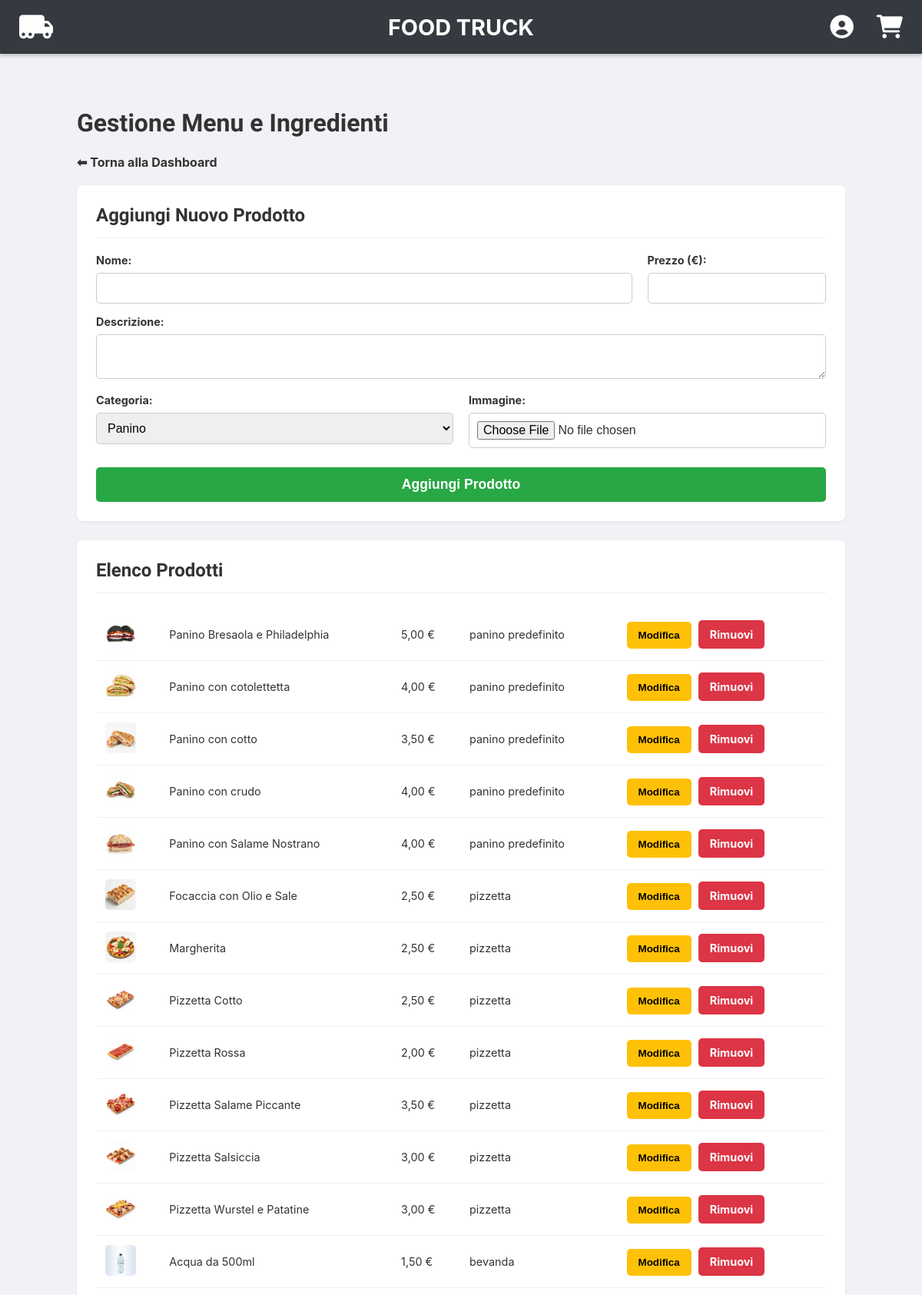
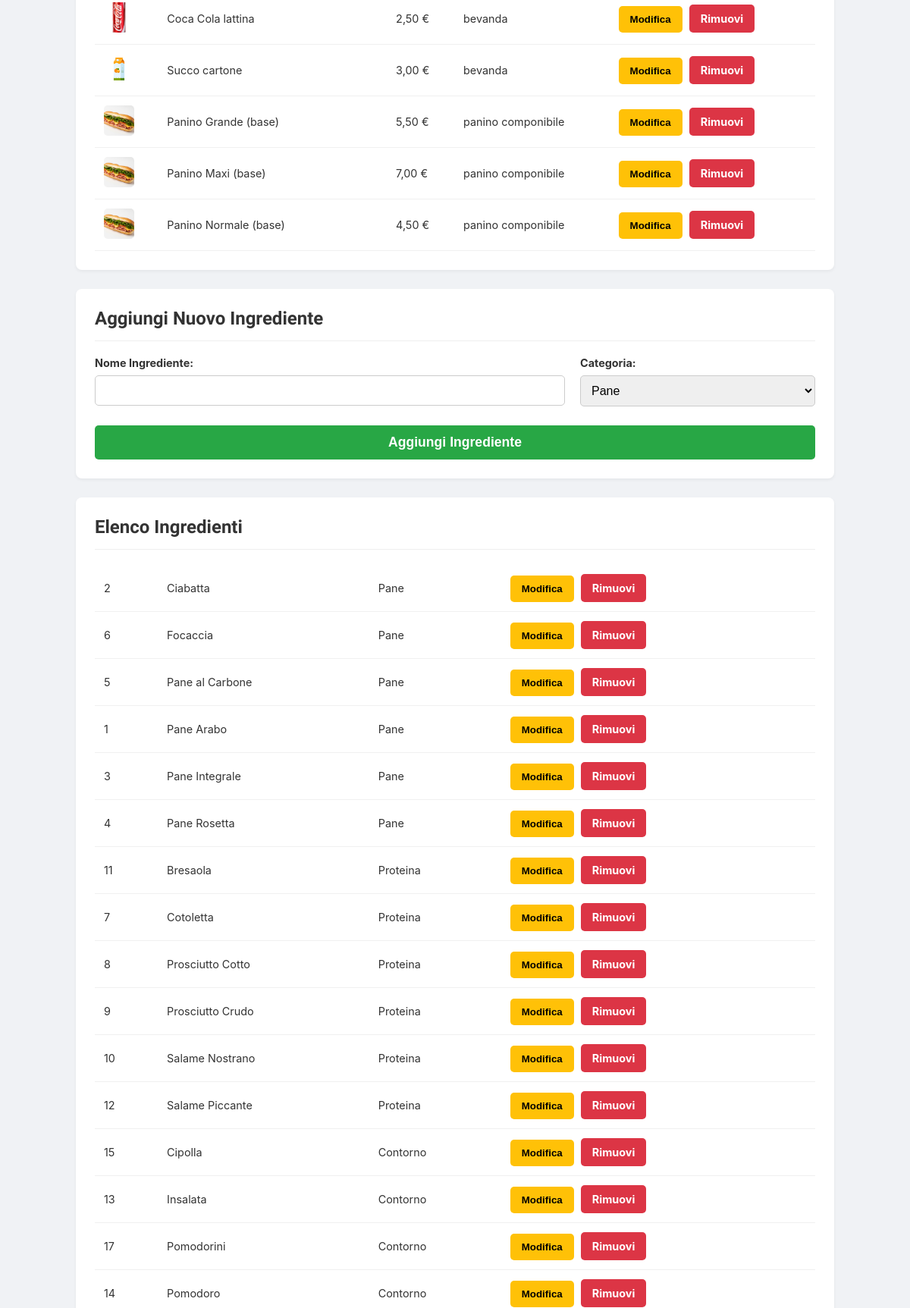
The page /admin_menu.php (signed in, upper part) on the database its author committed (2 pictures, top to bottom).
### tables this page shows
CREATE TABLE IF NOT EXISTS `Prodotti` (
    `id_prodotto` INT AUTO_INCREMENT PRIMARY KEY,
    `nome` VARCHAR(255) NOT NULL UNIQUE,
    `descrizione` TEXT,
    `prezzo` DECIMAL(5,2) NOT NULL CHECK (prezzo >= 0),
    `categoria` ENUM('panino_predefinito', 'pizzetta', 'bevanda', 'panino_componibile') NOT NULL,
    `path_immagine` VARCHAR(255) DEFAULT 'img/default.jpg', 
    `disponibile` BOOLEAN NOT NULL DEFAULT TRUE
);

CREATE TABLE IF NOT EXISTS `Ingredienti` (
    `id_ingrediente` INT AUTO_INCREMENT PRIMARY KEY,
    `nome` VARCHAR(100) NOT NULL UNIQUE,
    `categoria_ingrediente` ENUM('pane', 'proteina', 'contorno', 'salsa') NOT NULL,
    `disponibile` BOOLEAN NOT NULL DEFAULT TRUE
);

### public/admin_menu.php (the view, shortened to what this page needs)
<?php
require_once __DIR__ . '/../config/db.php';
$prodotti = $conn->query("SELECT * FROM Prodotti ORDER BY categoria, nome")->fetch_all(MYSQLI_ASSOC);
$ingredienti = $conn->query("SELECT * FROM Ingredienti ORDER BY categoria_ingrediente, nome")->fetch_all(MYSQLI_ASSOC);
include_once __DIR__ . '/../templates/header.php';
?>
<link rel="stylesheet" href="css/admin.css">
<div class="dashboard-container">
    <h1>Gestione Menu e Ingredienti</h1>
    <a href="admin.php" class="btn-back-dashboard">⬅ Torna alla Dashboard</a>
    <section class="card">
        <h2>Aggiungi Nuovo Prodotto</h2>
        <form method="POST" action="admin_menu.php" enctype="multipart/form-data">
            <div class="form-row">
                <div class="form-group flex-3"><label>Nome:</label><input type="text" name="nome" required></div>
                <div class="form-group flex-1"><label>Prezzo (€):</label><input type="number" step="0.01" name="prezzo" required></div>
            </div>
            <div class="form-group"><label>Descrizione:</label><textarea name="descrizione" rows="2"></textarea></div>
            <div class="form-row">
                <div class="form-group flex-1"><label>Categoria:</label><select name="categoria" required>
                        <option value="panino_predefinito">Panino</option>
                    </select></div>
                <div class="form-group flex-1"><label>Immagine:</label><input type="file" name="immagine" accept="image/*"></div>
            </div>
            <button type="submit" class="btn btn-add">Aggiungi Prodotto</button>
        </form>
    </section>
    <section class="card">
        <h2>Elenco Prodotti</h2>
        <table>
            <tbody>
                <?php foreach ($prodotti as $p): ?>
                    <tr>
                        <td><img src="<?php echo htmlspecialchars($p['path_immagine']); ?>" alt="" class="product-thumbnail"></td>
                        <td><?= htmlspecialchars($p['nome']) ?></td>
                        <td><?= number_format($p['prezzo'], 2, ',', '.') ?> €</td>
                        <td><?= str_replace('_', ' ', $p['categoria']) ?></td>
                        <td>
                            <button class="btn btn-edit" data-modal-id="modal-prod-<?= $p['id_prodotto'] ?>">Modifica</button>
                            <a href="admin_menu.php?delete_product=<?= $p['id_prodotto'] ?>" class="btn btn-remove" onclick="return confirm('Sei sicuro?')">Rimuovi</a>
                        </td>
                    </tr>
                <?php endforeach; ?>
            </tbody>
        </table>
    </section>
    <section class="card">
        <h2>Aggiungi Nuovo Ingrediente</h2>
        <form method="POST" action="admin_menu.php">
            <div class="form-row">
                <div class="form-group flex-2"><label>Nome Ingrediente:</label><input type="text" name="nome" required></div>
                <div class="form-group flex-1"><label>Categoria:</label><select name="categoria" required>
                        <option value="pane">Pane</option>
                    </select></div>
            </div>
            <button type="submit" class="btn btn-add">Aggiungi Ingrediente</button>
        </form>
    </section>
    <section class="card">
        <h2>Elenco Ingredienti</h2>
        <table>
            <tbody>
                <?php foreach ($ingredienti as $ing): ?>
                    <tr>
                        <td><?= $ing['id_ingrediente'] ?></td>
                        <td><?= htmlspecialchars($ing['nome']) ?></td>
                        <td><?= ucfirst($ing['categoria_ingrediente']) ?></td>
                        <td>
                            <button class="btn btn-edit" data-modal-id="modal-ing-<?= $ing['id_ingrediente'] ?>">Modifica</button>
                            <a href="admin_menu.php?delete_ingredient=<?= $ing['id_ingrediente'] ?>" class="btn btn-remove" onclick="return confirm('Sei sicuro?')">Rimuovi</a>
                        </td>
                    </tr>
                <?php endforeach; ?>
            </tbody>
        </table>
    </section>
</div>
<?php include_once __DIR__ . '/../templates/footer.php'; ?>

### public/css/style.css (style rules this page uses)
html { height: 100%; }
body { margin: 0; font-family: 'Lato', sans-serif; background-color: #f8f9fa; color: #333; padding-top: 70px; overflow-x: hidden; min-height: 100%; display: flex; flex-direction: column; }

### public/css/admin.css (style rules this page uses)
body { font-family: -apple-system, BlinkMacSystemFont, "Segoe UI", Roboto, Helvetica, Arial, sans-serif; background-color: #f0f2f5; margin: 0; color: #333; }
.dashboard-container { max-width: 1000px; margin: 30px auto; padding: 20px; }
h1, h2, h3 { font-family: 'Oswald', sans-serif; }
.card { background-color: #ffffff; border-radius: 8px; padding: 25px; box-shadow: 0 2px 4px rgba(0, 0, 0, 0.05); margin-bottom: 25px; }
.card h2 { margin-top: 0; border-bottom: 1px solid #eee; padding-bottom: 15px; margin-bottom: 20px; }
.btn { border: none; padding: 10px 15px; border-radius: 5px; cursor: pointer; font-weight: bold; text-decoration: none; display: inline-block; text-align: center; transition: all 0.2s ease; }
.btn-edit { background-color: #ffc107; color: black; }
.btn-remove { background-color: #dc3545; color: white; }
.btn-add { background-color: #28a745; color: white; margin-top: 10px; width: 100%; font-size: 1.1em; padding: 12px; }
form label { display: block; margin-bottom: 8px; font-weight: bold; font-size: 0.9rem; }
form input, form textarea, form select { width: 100%; padding: 10px; border: 1px solid #ccc; border-radius: 5px; box-sizing: border-box; margin-bottom: 15px; font-size: 1rem; }
.form-row { display: flex; gap: 20px; }
.form-group { flex: 1; }
.flex-3 { flex: 3; }
.flex-2 { flex: 2; }
.flex-1 { flex: 1; }
.btn-back-dashboard { display: inline-block; margin-bottom: 20px; font-weight: bold; text-decoration: none; color: #333; }
table { width: 100%; border-collapse: collapse; margin-top: 20px; font-size: 0.9rem; }
th, td { padding: 12px; text-align: left; border-bottom: 1px solid #f0f0f0; vertical-align: middle; }
td .btn { margin-right: 5px; }
.product-thumbnail { width: 40px; height: 40px; border-radius: 5px; object-fit: cover; }

### rows shown on the page
prodotti: path_immagine (picture), nome "Panino Bresaola e Philadelphia", prezzo "5,00", categoria "panino predefinito"
prodotti: path_immagine (picture), nome "Panino con cotolettetta", prezzo "4,00", categoria "panino predefinito"
prodotti: path_immagine (picture), nome "Panino con cotto", prezzo "3,50", categoria "panino predefinito"
prodotti: path_immagine (picture), nome "Panino con crudo", prezzo "4,00", categoria "panino predefinito"
prodotti: path_immagine (picture), nome "Panino con Salame Nostrano", prezzo "4,00", categoria "panino predefinito"
prodotti: path_immagine (picture), nome "Focaccia con Olio e Sale", prezzo "2,50", categoria "pizzetta"
prodotti: path_immagine (picture), nome "Margherita", prezzo "2,50", categoria "pizzetta"
prodotti: path_immagine (picture), nome "Pizzetta Cotto", prezzo "2,50", categoria "pizzetta"
prodotti: path_immagine (picture), nome "Pizzetta Rossa", prezzo "2,00", categoria "pizzetta"
prodotti: path_immagine (picture), nome "Pizzetta Salame Piccante", prezzo "3,50", categoria "pizzetta"
prodotti: path_immagine (picture), nome "Pizzetta Salsiccia", prezzo "3,00", categoria "pizzetta"
prodotti: path_immagine (picture), nome "Pizzetta Wurstel e Patatine", prezzo "3,00", categoria "pizzetta"
prodotti: path_immagine (picture), nome "Acqua da 500ml", prezzo "1,50", categoria "bevanda"
prodotti: path_immagine (picture), nome "Coca Cola lattina", prezzo "2,50", categoria "bevanda"
prodotti: path_immagine (picture), nome "Succo cartone", prezzo "3,00", categoria "bevanda"
prodotti: path_immagine (picture), nome "Panino Grande (base)", prezzo "5,50", categoria "panino componibile"
prodotti: path_immagine (picture), nome "Panino Maxi (base)", prezzo "7,00", categoria "panino componibile"
prodotti: path_immagine (picture), nome "Panino Normale (base)", prezzo "4,50", categoria "panino componibile"
ingredienti: id_ingrediente "2", nome "Ciabatta", categoria_ingrediente "Pane"
ingredienti: id_ingrediente "6", nome "Focaccia", categoria_ingrediente "Pane"
ingredienti: id_ingrediente "5", nome "Pane al Carbone", categoria_ingrediente "Pane"
ingredienti: id_ingrediente "1", nome "Pane Arabo", categoria_ingrediente "Pane"
ingredienti: id_ingrediente "3", nome "Pane Integrale", categoria_ingrediente "Pane"
ingredienti: id_ingrediente "4", nome "Pane Rosetta", categoria_ingrediente "Pane"
ingredienti: id_ingrediente "11", nome "Bresaola", categoria_ingrediente "Proteina"
ingredienti: id_ingrediente "7", nome "Cotoletta", categoria_ingrediente "Proteina"
ingredienti: id_ingrediente "8", nome "Prosciutto Cotto", categoria_ingrediente "Proteina"
ingredienti: id_ingrediente "9", nome "Prosciutto Crudo", categoria_ingrediente "Proteina"
ingredienti: id_ingrediente "10", nome "Salame Nostrano", categoria_ingrediente "Proteina"
ingredienti: id_ingrediente "12", nome "Salame Piccante", categoria_ingrediente "Proteina"
ingredienti: id_ingrediente "15", nome "Cipolla", categoria_ingrediente "Contorno"
ingredienti: id_ingrediente "13", nome "Insalata", categoria_ingrediente "Contorno"
ingredienti: id_ingrediente "17", nome "Pomodorini", categoria_ingrediente "Contorno"
ingredienti: id_ingrediente "14", nome "Pomodoro", categoria_ingrediente "Contorno"
